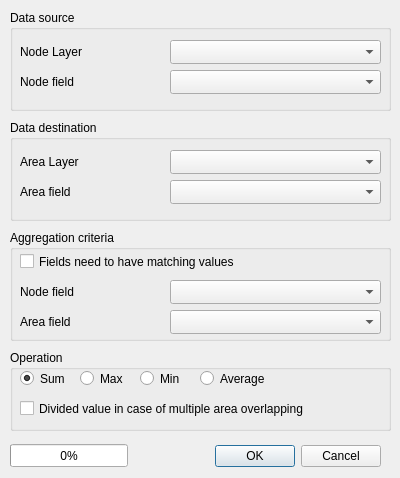
<?xml version="1.0" encoding="UTF-8"?>
<ui version="4.0">
 <class>nodes_to_area</class>
 <widget class="QDialog" name="nodes_to_area">
  <property name="windowModality">
   <enum>Qt::ApplicationModal</enum>
  </property>
  <property name="geometry">
   <rect>
    <x>0</x>
    <y>0</y>
    <width>400</width>
    <height>478</height>
   </rect>
  </property>
  <property name="font">
   <font>
    <pointsize>9</pointsize>
   </font>
  </property>
  <property name="windowTitle">
   <string>AequilibraE  -  Node to Area data aggregation</string>
  </property>
  <property name="modal">
   <bool>true</bool>
  </property>
  <widget class="QDialogButtonBox" name="buttonBox">
   <property name="geometry">
    <rect>
     <x>40</x>
     <y>440</y>
     <width>341</width>
     <height>32</height>
    </rect>
   </property>
   <property name="orientation">
    <enum>Qt::Horizontal</enum>
   </property>
   <property name="standardButtons">
    <set>QDialogButtonBox::Cancel|QDialogButtonBox::Ok</set>
   </property>
  </widget>
  <widget class="QGroupBox" name="groupBox">
   <property name="geometry">
    <rect>
     <x>10</x>
     <y>10</y>
     <width>381</width>
     <height>101</height>
    </rect>
   </property>
   <property name="title">
    <string>Data source</string>
   </property>
   <widget class="QComboBox" name="nodefield">
    <property name="geometry">
     <rect>
      <x>160</x>
      <y>60</y>
      <width>211</width>
      <height>24</height>
     </rect>
    </property>
   </widget>
   <widget class="QComboBox" name="nodelayer">
    <property name="geometry">
     <rect>
      <x>160</x>
      <y>30</y>
      <width>211</width>
      <height>24</height>
     </rect>
    </property>
   </widget>
   <widget class="QLabel" name="label_2">
    <property name="geometry">
     <rect>
      <x>10</x>
      <y>64</y>
      <width>161</width>
      <height>16</height>
     </rect>
    </property>
    <property name="text">
     <string>Node field</string>
    </property>
   </widget>
   <widget class="QLabel" name="label">
    <property name="geometry">
     <rect>
      <x>10</x>
      <y>34</y>
      <width>161</width>
      <height>16</height>
     </rect>
    </property>
    <property name="text">
     <string>Node Layer</string>
    </property>
   </widget>
  </widget>
  <widget class="QGroupBox" name="groupBox_2">
   <property name="geometry">
    <rect>
     <x>10</x>
     <y>120</y>
     <width>381</width>
     <height>101</height>
    </rect>
   </property>
   <property name="title">
    <string>Data destination</string>
   </property>
   <widget class="QComboBox" name="areafield">
    <property name="geometry">
     <rect>
      <x>160</x>
      <y>60</y>
      <width>211</width>
      <height>24</height>
     </rect>
    </property>
   </widget>
   <widget class="QComboBox" name="arealayer">
    <property name="geometry">
     <rect>
      <x>160</x>
      <y>30</y>
      <width>211</width>
      <height>24</height>
     </rect>
    </property>
   </widget>
   <widget class="QLabel" name="label_5">
    <property name="geometry">
     <rect>
      <x>10</x>
      <y>64</y>
      <width>181</width>
      <height>16</height>
     </rect>
    </property>
    <property name="text">
     <string>Area field</string>
    </property>
   </widget>
   <widget class="QLabel" name="label_6">
    <property name="geometry">
     <rect>
      <x>10</x>
      <y>34</y>
      <width>191</width>
      <height>16</height>
     </rect>
    </property>
    <property name="text">
     <string>Area Layer</string>
    </property>
   </widget>
  </widget>
  <widget class="QGroupBox" name="groupBox_3">
   <property name="geometry">
    <rect>
     <x>10</x>
     <y>230</y>
     <width>381</width>
     <height>111</height>
    </rect>
   </property>
   <property name="title">
    <string>Aggregation criteria</string>
   </property>
   <widget class="QComboBox" name="areamatching">
    <property name="enabled">
     <bool>true</bool>
    </property>
    <property name="geometry">
     <rect>
      <x>160</x>
      <y>80</y>
      <width>211</width>
      <height>24</height>
     </rect>
    </property>
    <property name="maxVisibleItems">
     <number>10</number>
    </property>
   </widget>
   <widget class="QComboBox" name="nodematching">
    <property name="geometry">
     <rect>
      <x>160</x>
      <y>50</y>
      <width>211</width>
      <height>24</height>
     </rect>
    </property>
    <property name="maxVisibleItems">
     <number>10</number>
    </property>
   </widget>
   <widget class="QLabel" name="lblareamatch">
    <property name="geometry">
     <rect>
      <x>10</x>
      <y>84</y>
      <width>151</width>
      <height>16</height>
     </rect>
    </property>
    <property name="text">
     <string>Area field</string>
    </property>
   </widget>
   <widget class="QLabel" name="lblnodematch">
    <property name="geometry">
     <rect>
      <x>10</x>
      <y>54</y>
      <width>181</width>
      <height>16</height>
     </rect>
    </property>
    <property name="text">
     <string>Node field</string>
    </property>
   </widget>
   <widget class="QCheckBox" name="needsmatching">
    <property name="geometry">
     <rect>
      <x>10</x>
      <y>23</y>
      <width>231</width>
      <height>17</height>
     </rect>
    </property>
    <property name="text">
     <string>Fields need to have matching values</string>
    </property>
    <property name="checked">
     <bool>false</bool>
    </property>
   </widget>
  </widget>
  <widget class="QGroupBox" name="groupBox_4">
   <property name="geometry">
    <rect>
     <x>10</x>
     <y>350</y>
     <width>381</width>
     <height>81</height>
    </rect>
   </property>
   <property name="title">
    <string>Operation</string>
   </property>
   <widget class="QRadioButton" name="sum">
    <property name="geometry">
     <rect>
      <x>10</x>
      <y>20</y>
      <width>51</width>
      <height>17</height>
     </rect>
    </property>
    <property name="text">
     <string>Sum</string>
    </property>
    <property name="checked">
     <bool>true</bool>
    </property>
   </widget>
   <widget class="QRadioButton" name="max">
    <property name="geometry">
     <rect>
      <x>70</x>
      <y>20</y>
      <width>51</width>
      <height>17</height>
     </rect>
    </property>
    <property name="text">
     <string>Max</string>
    </property>
   </widget>
   <widget class="QRadioButton" name="min">
    <property name="geometry">
     <rect>
      <x>130</x>
      <y>20</y>
      <width>51</width>
      <height>17</height>
     </rect>
    </property>
    <property name="text">
     <string>Min</string>
    </property>
   </widget>
   <widget class="QRadioButton" name="avg">
    <property name="geometry">
     <rect>
      <x>190</x>
      <y>20</y>
      <width>81</width>
      <height>17</height>
     </rect>
    </property>
    <property name="text">
     <string>Average</string>
    </property>
   </widget>
   <widget class="QCheckBox" name="divide_value">
    <property name="geometry">
     <rect>
      <x>10</x>
      <y>50</y>
      <width>321</width>
      <height>17</height>
     </rect>
    </property>
    <property name="text">
     <string>Divided value in case of multiple area overlapping</string>
    </property>
   </widget>
  </widget>
  <widget class="QProgressBar" name="progressBar">
   <property name="geometry">
    <rect>
     <x>10</x>
     <y>444</y>
     <width>118</width>
     <height>23</height>
    </rect>
   </property>
   <property name="value">
    <number>0</number>
   </property>
  </widget>
 </widget>
 <resources/>
 <connections>
  <connection>
   <sender>buttonBox</sender>
   <signal>accepted()</signal>
   <receiver>nodes_to_area</receiver>
   <slot>accept()</slot>
   <hints>
    <hint type="sourcelabel">
     <x>248</x>
     <y>254</y>
    </hint>
    <hint type="destinationlabel">
     <x>157</x>
     <y>274</y>
    </hint>
   </hints>
  </connection>
  <connection>
   <sender>buttonBox</sender>
   <signal>rejected()</signal>
   <receiver>nodes_to_area</receiver>
   <slot>reject()</slot>
   <hints>
    <hint type="sourcelabel">
     <x>316</x>
     <y>260</y>
    </hint>
    <hint type="destinationlabel">
     <x>286</x>
     <y>274</y>
    </hint>
   </hints>
  </connection>
 </connections>
</ui>
